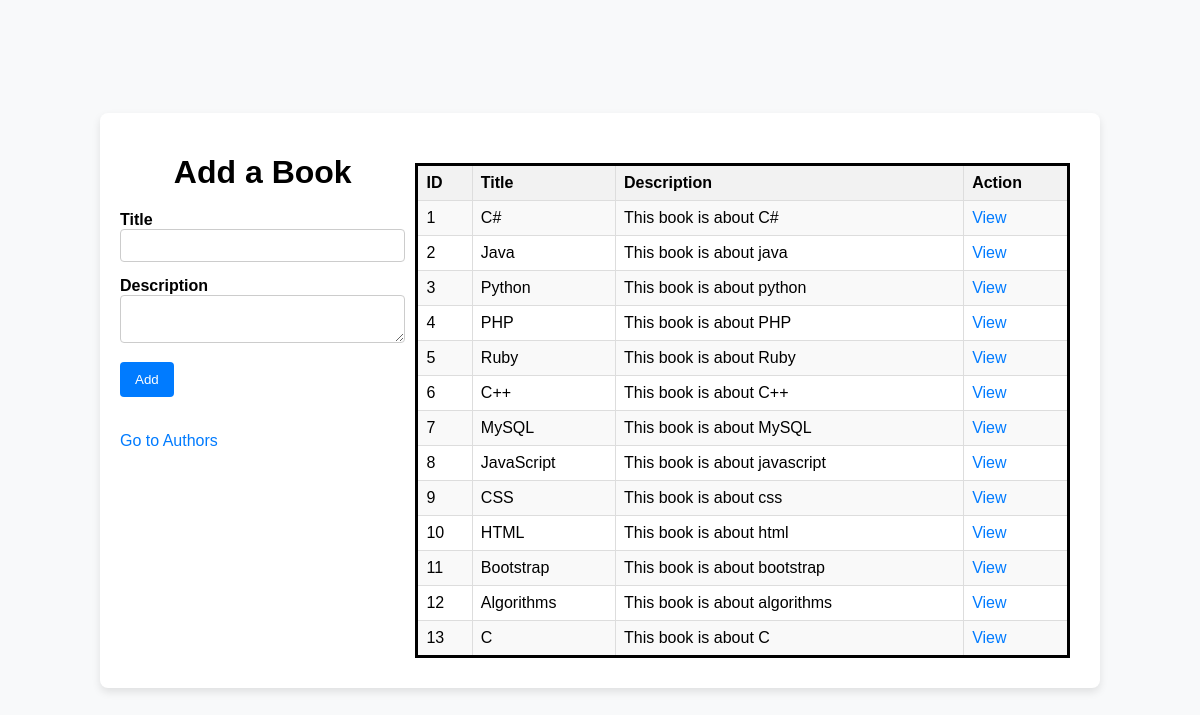
The page / on the database its author committed.
### app/models.py (models this page shows)
class Book(models.Model):
    title = models.CharField(max_length=255)
    description = models.TextField()
    created_at = models.DateTimeField(auto_now_add=True)
    updated_at = models.DateTimeField(auto_now=True)

### app/views.py (the view)
# urls.py: path('', views.index, name='index'),
def index(request):
    all_the_books = models.show_all_books()
    return render(request, 'index.html', {'all_the_books': all_the_books})

### app/models.py (called while the page is built)
def show_all_books():
    return Book.objects.all()

### app/templates/index.html (shortened to what this page needs)
<!DOCTYPE html>
<html lang="en">
<head>
    {% load static %}
    <link rel="stylesheet" href="{% static 'my_style.css' %}">
</head>
<body>
    <div class="container">
        <div class="form-container">
            <h1>Add a Book</h1>
            <form method="post" action="{% url 'add_book' %}">
                <div>
                    <label>Title</label>
                    <input type="text" name="title">
                </div>
                <div>
                    <label>Description</label>
                    <textarea name="description"></textarea>
                </div>
                <div>
                    <button type="submit">Add</button>
                </div>
            </form>
            <a href="/authors">Go to Authors</a>
        </div>
        <div class="table-container">
            <table>
                <tr>
                    <th>ID</th>
                    <th>Title</th>
                    <th>Description</th>
                    <th>Action</th>
                </tr>
                {% for book in all_the_books %}
                <tr>
                    <td>{{ book.id }}</td>
                    <td>{{ book.title }}</td>
                    <td>{{ book.description }}</td>
                    <td><a href="{% url 'book_view' book.id %}">View</a></td>
                </tr>
                {% endfor %}
            </table>
        </div>
    </div>
</body>
</html>

### app/static/my_style.css (style rules this page uses)
body { font-family: Arial, sans-serif; background-color: #f8f9fa; margin: 0; padding: 0; display: flex; justify-content: center; align-items: center; min-height: 100vh; }
.container { width: 80%; background-color: #ffffff; box-shadow: 0 4px 8px rgba(0,0,0,0.1); padding: 20px; border-radius: 8px; display: flex; justify-content: space-between; }
form-container, .table-container { flex: 1; margin: 10px; }
h1 { text-align: center; margin-bottom: 20px; }
form { display: flex; flex-direction: column; width: 100%; margin-bottom: 20px; }
form div { margin-bottom: 15px; }
label { margin-bottom: 5px; font-weight: bold; }
input[type="text"], textarea, select { width: 100%; padding: 8px; box-sizing: border-box; border: 1px solid #ccc; border-radius: 4px; }
button { padding: 10px 15px; background-color: #007bff; color: white; border: none; border-radius: 4px; cursor: pointer; }
table { width: 100%; border-collapse: collapse; margin-top: 20px; border: solid black; }
th, td { border: 1px solid #ddd; padding: 8px; text-align: left; }
th { background-color: #f2f2f2; font-weight: bold; }
tr:nth-child(even) { background-color: #f9f9f9; }
a { color: #007bff; text-decoration: none; }

### rows shown on the page
Book: id "1", title "C#", description "This book is about C#"
Book: id "2", title "Java", description "This book is about java"
Book: id "3", title "Python", description "This book is about python"
Book: id "4", title "PHP", description "This book is about PHP"
Book: id "5", title "Ruby", description "This book is about Ruby"
Book: id "6", title "C++", description "This book is about C++"
Book: id "7", title "MySQL", description "This book is about MySQL"
Book: id "8", title "JavaScript", description "This book is about javascript"
Book: id "9", title "CSS", description "This book is about css"
Book: id "10", title "HTML", description "This book is about html"
Book: id "11", title "Bootstrap", description "This book is about bootstrap"
Book: id "12", title "Algorithms", description "This book is about algorithms"
Book: id "13", title "C", description "This book is about C"
